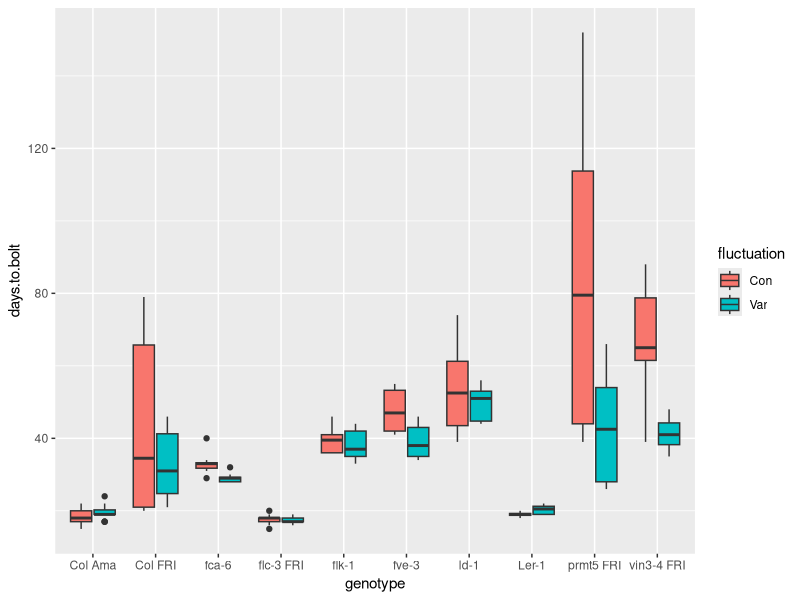
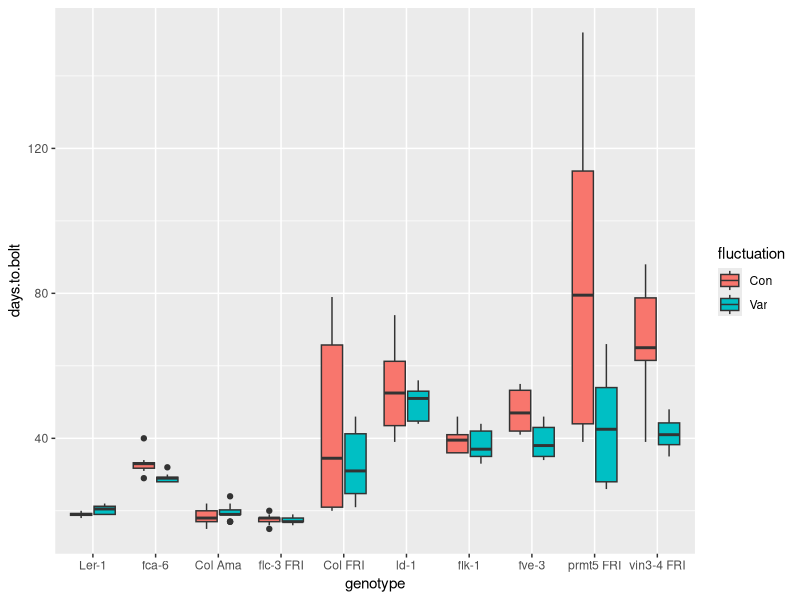
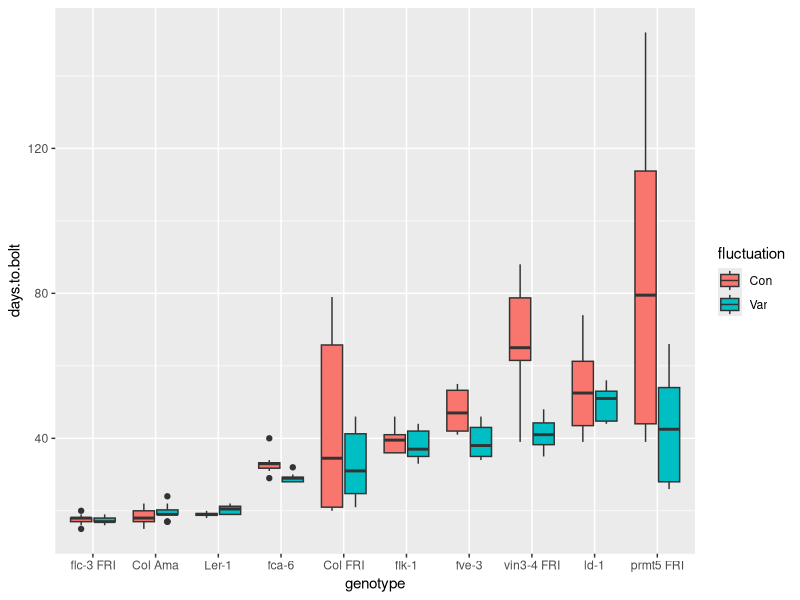

Write R code to recreate these figures, in order.
## ---- chunk 1
knitr::opts_chunk$set(echo = TRUE)
## ---- chunk 2
# Chargez la librairie `tidyverse` (aide: utilisez la fonction `library()`)


# Importer `burghardt_et_al_2015_expt1.txt` et mettez le dans un objet appelé `expt1`
#(aide: utilisez la fonction `read_tsv()`)

## ---- chunk 3
# Chargez la librairie `tidyverse` (aide: utilisez la fonction `library()`)
library(tidyverse)

# Importer `burghardt_et_al_2015_expt1.txt` et mettez le dans un objet appelé `expt1`
#(aide: utilisez la fonction `read_tsv()`)

expt1 <- read_tsv("../data/burghardt_et_al_2015_expt1.txt")

## ---- chunk 4
# Créez une nouvelle table avec la colonne supplémentare  
expt1.cm <- mutate(expt1, total.leaf.length.cm = total.leaf.length.mm/10)

# Vérifier que la nouvelle colonne est bien là
colnames(expt1.cm)
## ---- chunk 5
# Créez deux nouvelles colonnes
expt1.cm <- mutate(expt1, 
                   blade.length.cm = blade.length.mm/10,
                   total.leaf.length.cm = total.leaf.length.mm/10)

# Vérifier que les nouvelles colonnes sont bien là
colnames(expt1.cm)
## ---- chunk 6
filter(expt1, temperature==22, day.length==16) %>% 
ggplot(aes(x=genotype, y=days.to.bolt, fill=fluctuation)) +
  geom_boxplot()

## ---- chunk 7
# Convertissons genotype dans expt1 en facteurs:
factor(expt1$genotype)
## ---- chunk 8
factor(expt1$genotype, levels = c("Ler-1", "fca-6", "Col Ama", "flc-3 FRI", "Col FRI", "ld-1", "flk-1",
                                  "fve-3", "prmt5 FRI","vin3-4 FRI"))
## ---- chunk 9

mutate(expt1, genotype = factor(genotype, levels = c("Ler-1", "fca-6", "Col Ama", "flc-3 FRI", "Col FRI",
                                                     "ld-1", "flk-1", "fve-3", "prmt5 FRI","vin3-4 FRI"))) %>% 
  filter( temperature==22, day.length==16) %>%
  ggplot(aes(x=genotype, y=days.to.bolt, fill=fluctuation)) +
  geom_boxplot()
## ---- chunk 10

  filter(expt1, temperature==22, day.length==16) %>% 
  mutate( genotype = fct_reorder(genotype, days.to.bolt)) %>% 
  ggplot(aes(x=genotype, y=days.to.bolt, fill=fluctuation)) +
  geom_boxplot()

